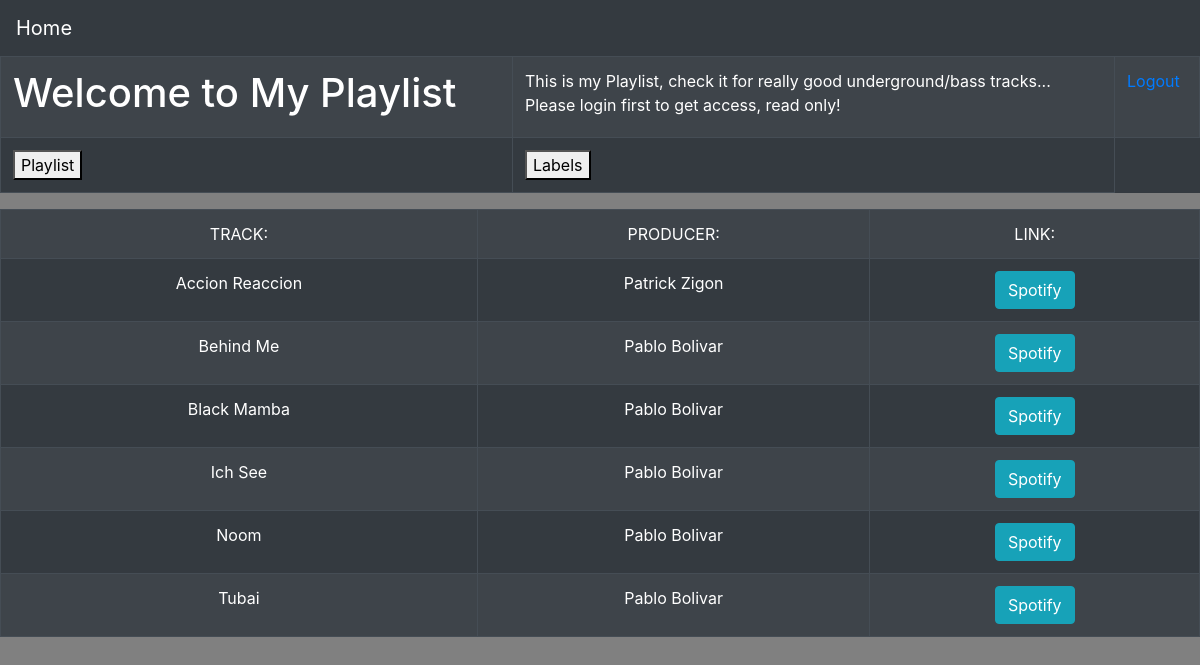
The page /gotoplaylist/tracks/ (signed in) on the database as committed earlier.
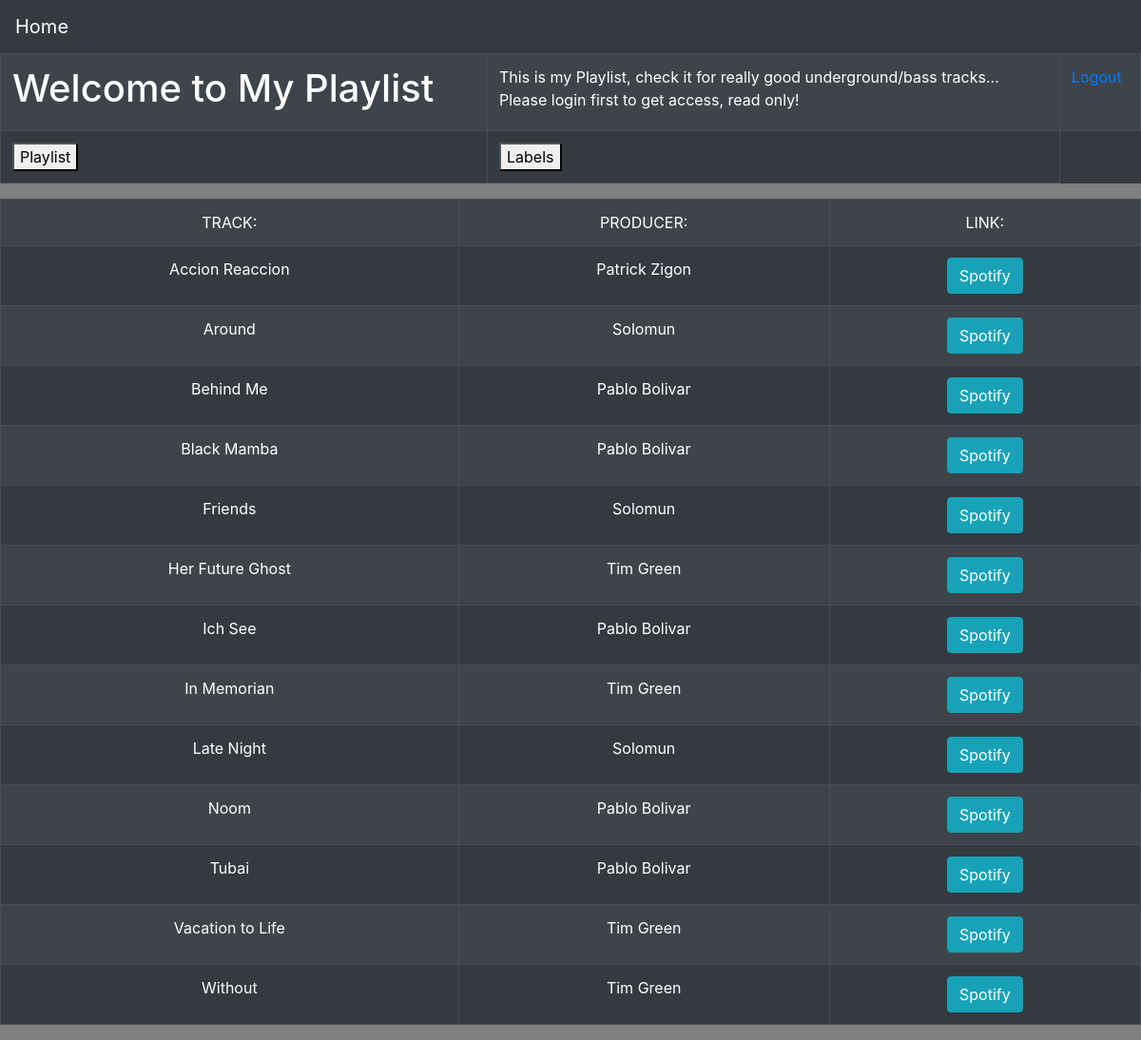
The same page on the database as committed later.
### tracks/models.py (models this page shows, shortened)
class Track(models.Model):
    name = models.CharField(max_length=50)
    link = models.URLField(default=None)
    producer = models.ManyToManyField(
        Producer)
    class Meta:
        ordering = ['name']

class Producer(models.Model):
    name = models.CharField(max_length=50)
    link = models.URLField(default=None)
    class Meta:
        ordering = ['name']
    def __str__(self):
        return self.name

### tracks/views.py (the view)
# urls.py: path('tracks/', views.TrackView.as_view()),
class TrackView(generics.RetrieveAPIView):
    serializer_class = TrackSerializer, ProducerSerializer, LabelSerializer
    authentication_classes = [BasicAuthentication, SessionAuthentication, ]
    permission_classes = [permissions.IsAuthenticated]
    renderer_classes = [TemplateHTMLRenderer]
    template_name = 'tracks.html'
    def get(self, request, *args, **kwargs):
        items = Track.objects.all()
        labels = Label.objects.all()
        producers = Producer.objects.all()
        return Response({'items': items, 'labels': labels, 'producers': producers})

### tracks/templates/tracks.html (shortened to what this page needs)
{% extends 'index.html' %}
{% block content %}
        <table class="table table-striped table-dark table-bordered">
            <td><center>TRACK:</center></td>
            <td><center>PRODUCER:</center></td>
            <td><center>LINK:</center></td>
            <tr>
            {% for p in items %}
                <td><center>{{ p.name }}</center></td>
                {% for d in p.producer.all %}
                <td><center>{{ d }}</center></td>
                {% endfor %}
                <td><center><a href="{{ p.link }}" class="btn btn-info" role="button">Spotify</a></center></td>
            </tr>
                {% endfor %}
            </table>
{% endblock %}

### accounts/templates/index.html (shortened to what this page needs)
<!doctype html>
<html lang="en">
  <head>
    <link rel="stylesheet" href="https://stackpath.bootstrapcdn.com/bootstrap/4.4.1/css/bootstrap.min.css">
  </head>
  <body style="background-color:grey;">
            <nav class="navbar navbar-expand-lg navbar-dark bg-dark">
  <a class="navbar-brand" href="/">Home</a>
</nav>
            <table class="table table-striped table-dark table-bordered">
                <tr>
                <td><h1>Welcome to My Playlist</h1></td>
        <td><font size="-0.5">This is my Playlist, check it for really good underground/bass tracks...<br />
            Please login first to get access, read only!</td>
        {% if user.is_authenticated %}
            <td><a href="{% url 'logout' %}">Logout</a>
        {% else %}
            <td><a href="{% url 'login_url' %}">Login</a><br/><a href="{% url 'register_url' %}">Register</a></td>
        {% endif %}
                </tr>
        {% if user.is_authenticated %}
            <td><button onclick="window.location.href = 'http://127.0.0.1:8000/gotoplaylist/tracks/';">Playlist</button></td>
            <td><button onclick="window.location.href = 'http://127.0.0.1:8000/gotoplaylist/labels/';">Labels</button></td>
        {% endif %}
                </table>
        {% block content %}
        {% endblock %}
  </body>
</html>

Rows that differ between the two databases and show on the page:
added Track: name "Around"
added Producer: name "Solomun"
added Track: name "Friends"
added Track: name "Her Future Ghost"
added Producer: name "Tim Green"
added Track: name "In Memorian"
added Track: name "Late Night"
added Track: name "Vacation to Life"
added Track: name "Without"
